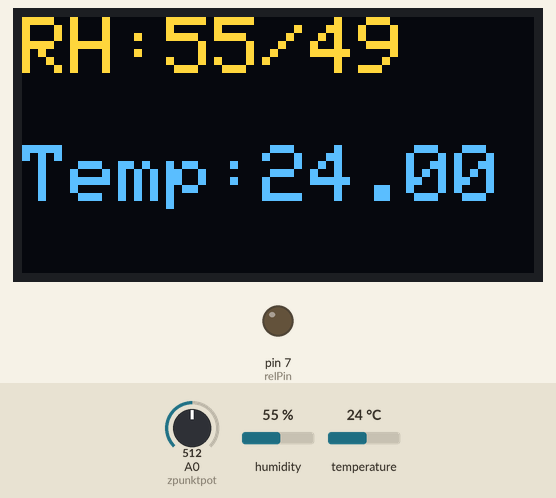
Simulated run of this sketch. Board: Arduino Uno, built with avr-gcc and run on an emulated ATmega328P. On the bench: 128×64 one-colour display, output pins drawn as LEDs (lit = HIGH). The test bench sets the inputs (shaded band); at power-on: humidity 55 %, A0 (zpunktpot) = 512, temperature 24 °C. The OLED is the two-colour kind (top 16 rows yellow); what the sketch prints to the serial monitor is not drawn.

Above: at 1.2 s.
1.3 s: humidity set to 50 %
At 5.0 s:
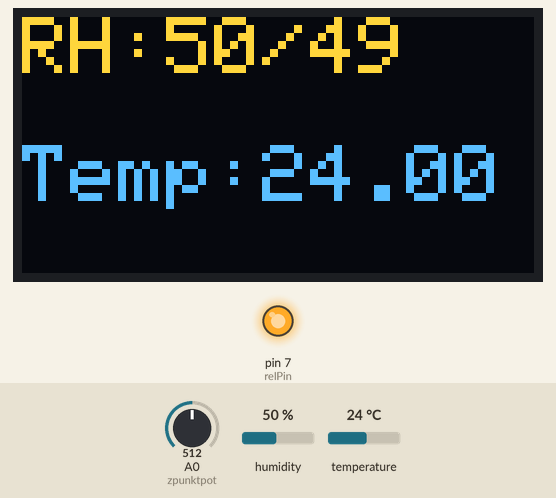
5.5 s: humidity set to 47 %
At 9.2 s:
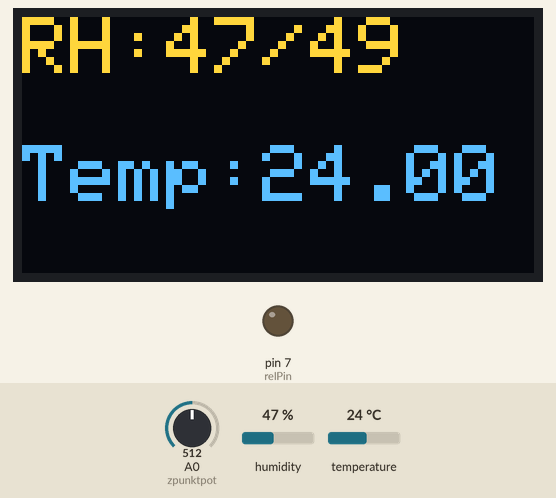
9.5 s: A0 (zpunktpot) set to 530
At 11.1 s:
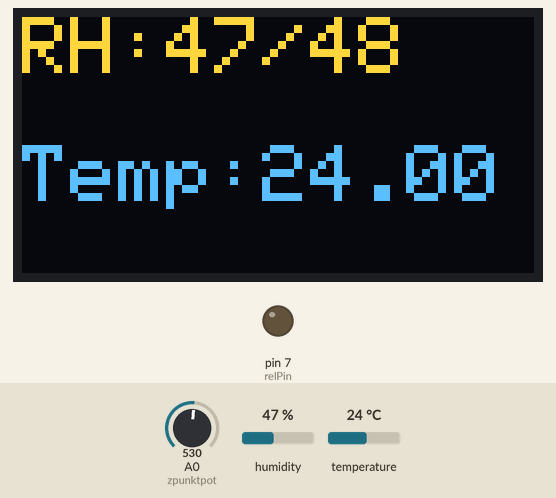
11.5 s: A0 (zpunktpot) set to 555
At 13.2 s:
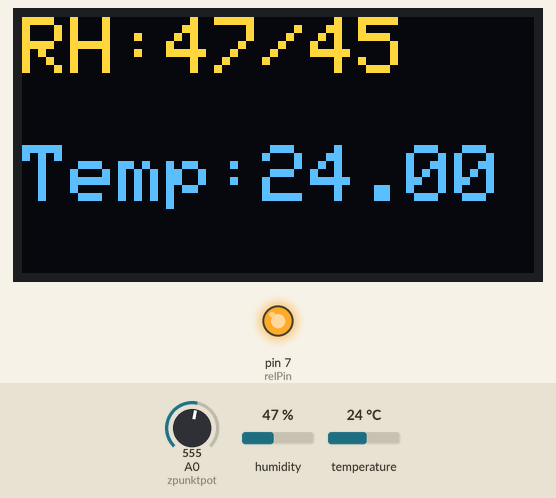
13.5 s: temperature set to 12 °C
At 16.5 s:
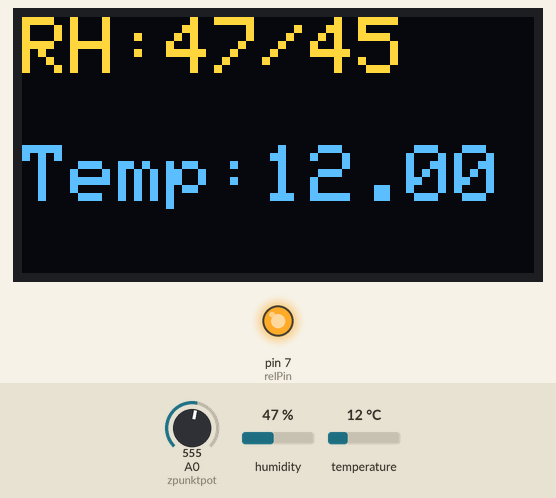
17.5 s: A0 (zpunktpot) set to 511
At 18.4 s:
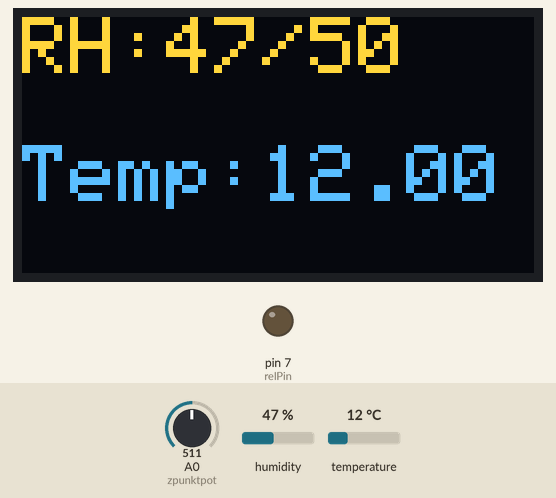
Timing chart, 0 to 20.5 s (numbered marks = the images above; inputs shaded):
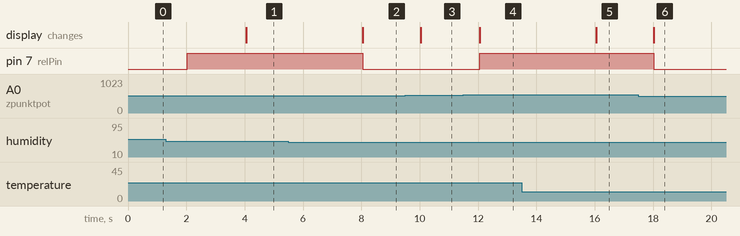

The sketch:

loftlufter.ino
```cpp
#include <DHT.h>
#include <Wire.h>
#include <Adafruit_GFX.h>
#include <Adafruit_SSD1306.h>

#define SCREEN_WIDTH 128 // OLED display width, in pixels
#define SCREEN_HEIGHT 64 // OLED display height, in pixels

#define OLED_RESET 4
Adafruit_SSD1306 display(SCREEN_WIDTH, SCREEN_HEIGHT, &Wire, OLED_RESET);

//TEMP- OG RHSENSOR:
#define DHTPIN 13
#define DHTTYPE DHT11
DHT dht(DHTPIN, DHTTYPE);

float t = 0;
int rh = 0;

int period = 2000;
unsigned long time_now = 0;

#define relPin 7
#define zpunktpot A0
int zpunkt = 0;

void setup() {
  Wire.begin();
  Serial.begin(9600);
  display.begin(SSD1306_SWITCHCAPVCC, 0x3D);

  pinMode(relPin, OUTPUT);
  digitalWrite(relPin, 0);

  displayText();
}

void displayText() {
    rh = dht.readHumidity();
    t = dht.readTemperature();
    zpunkt = map(analogRead(zpunktpot), 1023, 0, 0, 100);

    display.clearDisplay();
    display.setTextColor(WHITE);
    display.setTextSize(2);
    display.setCursor(0, 0);
    display.print(String("RH:") + rh + String("/") + zpunkt);
    display.setCursor(0,32);
    display.print(String("Temp:") + t);
    display.display();
}

void loop() {

  // put your main code here, to run repeatedly:
  if (millis() >= (time_now + period)) {
    time_now += period;

    displayText();

    Serial.println(rh);
    if (rh > map(analogRead(zpunktpot), 1023, 0, 0, 100)) {
      digitalWrite(relPin, HIGH);
    }
    else if (rh < map(analogRead(zpunktpot), 1023, 0, 0, 100)) {
      digitalWrite(relPin, LOW);
    }
  }


}
```

Measured:
- the behaviour switches between 49 and 48 % on humidity (found by bisection; images 1 and 2)
- the behaviour switches between 542 and 543 on A0 (zpunktpot) (found by bisection; images 3 and 4)
- after the input at 1.3 s, the display: changes after 2.8 s (image 1)
- after the input at 5.5 s, pin 7 (relPin): HIGH → LOW after 2.6 s; the display: changes after 2.6 s (image 2)
- after the input at 9.5 s, the display: changes after 0.53 s (image 3)
- after the input at 11.5 s, pin 7 (relPin): LOW → HIGH after 0.55 s; the display: changes after 0.55 s (image 4)
- after the input at 13.5 s, the display: changes after 2.6 s (image 5)
- after the input at 17.5 s, pin 7 (relPin): HIGH → LOW after 0.53 s; the display: changes after 0.53 s (image 6)
